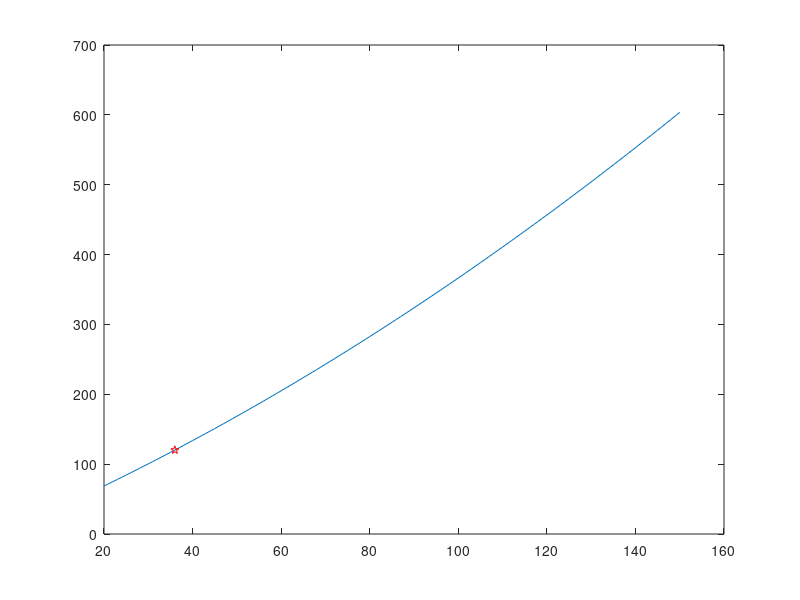

Write the MATLAB code that produced this figure.
vs=(20:10:150)*(1000/3600);
v=20:10:150;
d1=[3.15,7.08,12.59,19.68,28.34,38.57,50.4,63.75,78.71,95.22,113.29,132.93,154.12,176.87];
d2=10;
d3=vs.*10;
d=d1+d2+d3;
vi=20:1:150;
di=interp1(v,d,vi,'spline');
x=abs(di-120);
[temp,i]=sort(x);
plot(vi,di,vi(i(1)),di(i(1)),'rp');